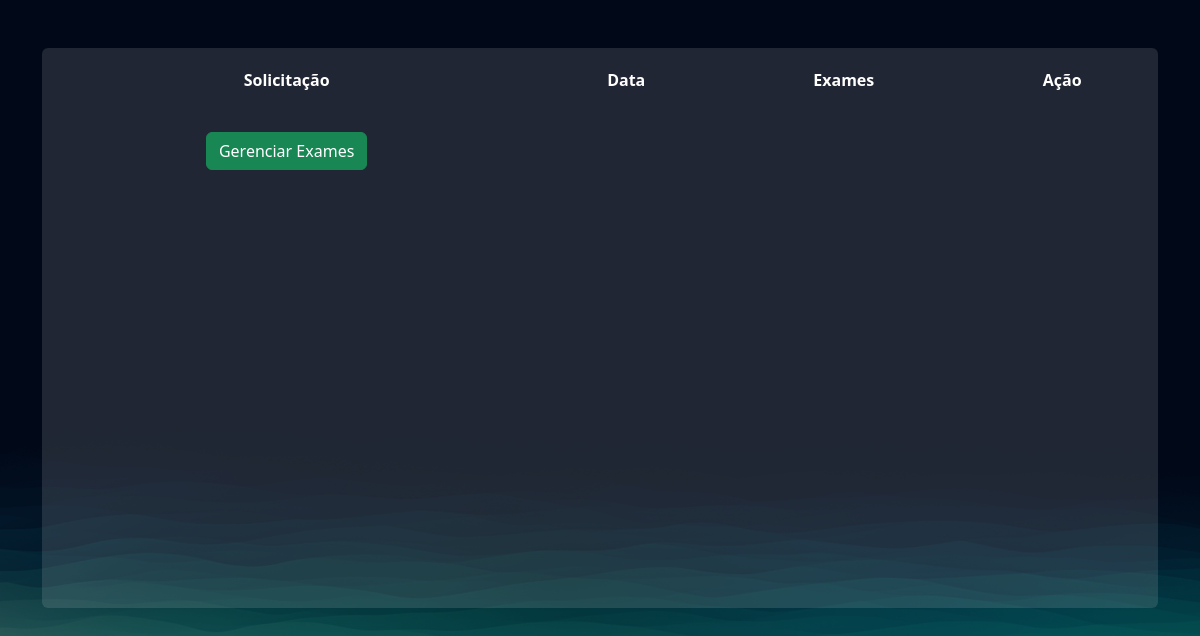
The page /exames/gerenciar_pedidos/ (signed in) on the database as committed earlier.
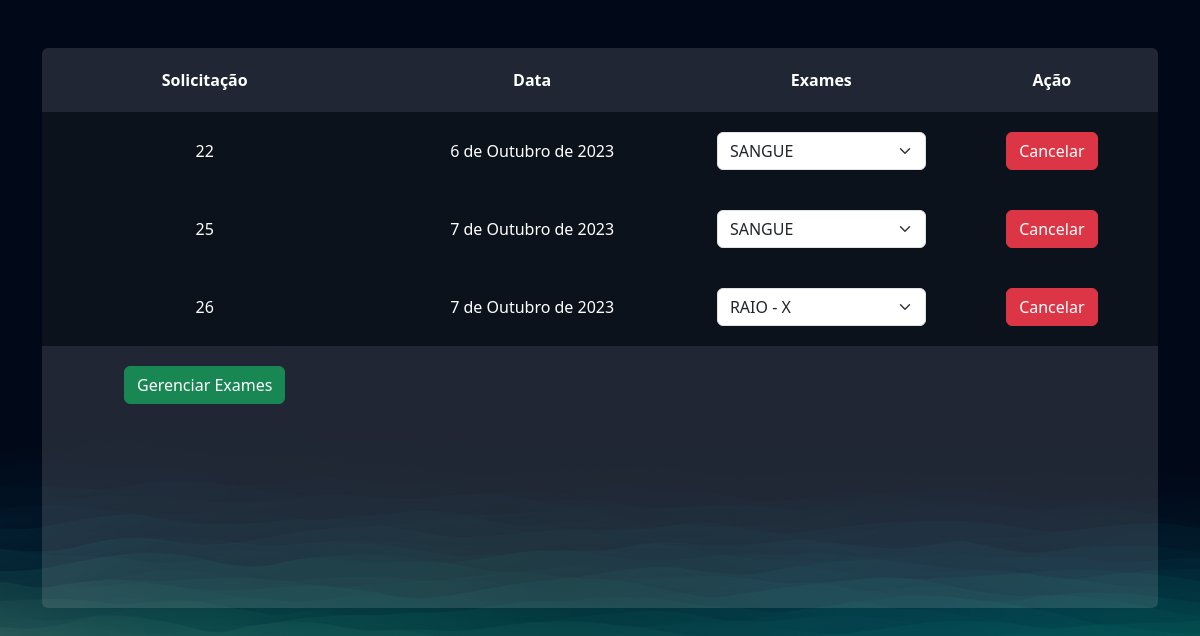
The same page on the database as committed later.
### exames/models.py (models this page shows, shortened)
class PedidosExames(models.Model):
    usuario = models.ForeignKey(User, on_delete=models.DO_NOTHING)
    exames = models.ManyToManyField(SolicitacaoExame)
    agendado = models.BooleanField(default=True)
    data = models.DateField()

### exames/views.py (the view)
# urls.py: path('gerenciar_pedidos/', views.gerenciar_pedidos, name="gerenciar_pedidos"),
@login_required
def gerenciar_pedidos(request):
    pedidos_exames = PedidosExames.objects.filter(usuario=request.user)
    return render(request, 'gerenciar_pedidos.html', {'pedidos_exames': pedidos_exames})

### exames/templates/gerenciar_pedidos.html (shortened to what this page needs)
{% extends "bases/base.html" %}
{% load static %}
{% block 'head' %}
    <link href="{% static 'exames/css/css.css' %}" rel="stylesheet">
    <link href="{% static 'exames/css/gerenciar_pedidos.css' %}" rel="stylesheet">
{% endblock 'head' %}
{% block 'conteudo' %}
    <br>
    <br>
    <div class="container">
        <div class="card card-view">
            <table>
                <tr>
                  <th>Solicitação</th>
                  <th>Data</th>
                  <th>Exames</th>
                  <th>Ação</th>
                </tr>
                {% for pedidos in pedidos_exames %}
                    <tr class="linha-tabela">
                        <td>{{pedidos.id}}</td>
                        <td>{{pedidos.data}}</td>
                        <td>
                            <select class="form-select">
                                {% for exame in pedidos.exames.all %}
                                    <option style="color: black"  value="">{{exame.exame.nome}}</option>
                                {% endfor %}
                            </select>
                        </td>
                        <td>
                            <a href="{% url 'cancelar_pedido' pedidos.id %}"  class="btn btn-danger {% if not pedidos.agendado %} disabled {% endif %}">Cancelar</a>
                        </td>
                    </tr>
                {% endfor %}
                <td><a style="text-decoration:none;"  href="{% url 'gerenciar_exames' %}" class="btn btn-success">Gerenciar Exames</a></td>
              </table>
        </div>
    </div>
{% endblock 'conteudo' %}

Rows that differ between the two databases and show on the page:
added PedidosExames: id "22", data "6 de Outubro de 2023"
added PedidosExames: id "25", data "7 de Outubro de 2023"
added PedidosExames: id "26", data "7 de Outubro de 2023"
